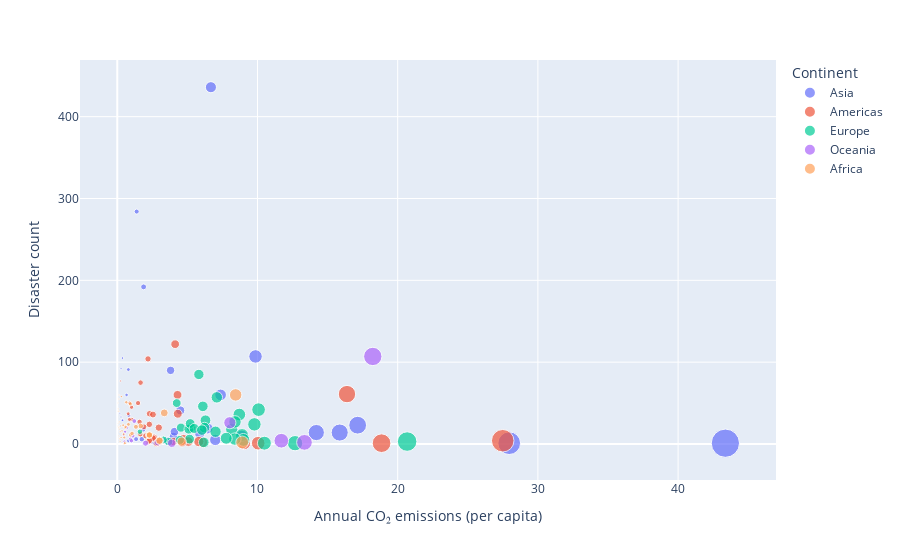

Notebook source saved alongside this figure:
### Markdown cell above
#### Bubble chart on data merged in the above notebook cell

### Code cell
import plotly.express as px

fig = px.scatter(
    merged_df, x="Annual CO₂ emissions (per capita)", 
    y="Disaster count", size="Annual CO₂ emissions (per capita)",
    color="Continent", hover_name="Country"
)
fig.show()

### Figure 1 — Plotly figure (JSON) as saved in the notebook; plotly's stock layout.template omitted (floating-point values rounded to 4 significant figures)
{"data": [{"hovertemplate": "<b>%{hovertext}</b><br><br>Continent=Asia<br>Annual CO₂ emissions (per capita)=%{marker.size}<br>Disaster count=%{y}<extra></extra>", "hovertext": ["China", "Afghanistan", "Bangladesh", "Bhutan", "Armenia", "Azerbaijan", "India", "Sri Lanka", "Indonesia", "Japan", "Mongolia", "Cyprus", "Georgia", "Israel", "Jordan", "Kazakhstan", "Cambodia", "Malaysia", "Nepal", "Thailand", "Tajikistan", "Turkey", "Uzbekistan", "Myanmar", "Lebanon", "Pakistan", "Yemen", "Oman", "Saudi Arabia", "Hong Kong", "Iraq", "Kyrgyzstan", "Maldives", "Macao", "Kuwait", "Qatar"], "legendgroup": "Asia", "marker": {"color": "#636efa", "size": [6.678, 0.2693, 0.3702, 0.7972, 1.757, 3.525, 1.383, 0.6633, 1.877, 9.86, 6.442, 6.987, 1.836, 8.883, 3.015, 14.19, 0.3577, 7.368, 0.1845, 3.802, 0.3763, 4.492, 3.831, 0.2646, 4.01, 0.7901, 0.8146, 15.86, 17.14, 5.885, 4.078, 1.341, 2.608, 2.743, 27.96, 43.37], "sizemode": "area", "sizeref": 0.1084, "symbol": "circle"}, "mode": "markers", "name": "Asia", "orientation": "v", "showlegend": true, "type": "scatter", "x": [6.678, 0.2693, 0.3702, 0.7972, 1.757, 3.525, 1.383, 0.6633, 1.877, 9.86, 6.442, 6.987, 1.836, 8.883, 3.015, 14.19, 0.3577, 7.368, 0.1845, 3.802, 0.3763, 4.492, 3.831, 0.2646, 4.01, 0.7901, 0.8146, 15.86, 17.14, 5.885, 4.078, 1.341, 2.608, 2.743, 27.96, 43.37], "xaxis": "x", "y": [436, 92, 105, 4, 6, 4, 284, 60, 192, 107, 19, 5, 18, 9, 5, 14, 29, 60, 37, 90, 29, 41, 3, 33, 9, 91, 35, 14, 23, 13, 15, 6, 3, 2, 1, 1], "yaxis": "y"}, {"hovertemplate": "<b>%{hovertext}</b><br><br>Continent=Americas<br>Annual CO₂ emissions (per capita)=%{marker.size}<br>Disaster count=%{y}<extra></extra>", "hovertext": ["Brazil", "Chile", "Argentina", "Belize", "Canada", "Colombia", "Guatemala", "Mexico", "Honduras", "Nicaragua", "Cuba", "Ecuador", "Haiti", "Jamaica", "Peru", "Panama", "El Salvador", "Uruguay", "Barbados", "Costa Rica", "Grenada", "Paraguay", "Saint Vincent and the Grenadines", "Bermuda", "Saint Lucia", "Guyana", "Trinidad and Tobago", "Suriname", "Guadeloupe", "Dominica", "Antigua and Barbuda", "Martinique", "Saint Kitts and Nevis", "Anguilla", "Sint Maarten (Dutch part)", "French Guiana"], "legendgroup": "Americas", "marker": {"color": "#EF553B", "size": [2.192, 4.314, 4.296, 1.64, 16.38, 1.66, 0.8762, 4.127, 1.017, 0.7766, 2.301, 2.285, 0.2205, 2.96, 1.481, 2.544, 1.04, 1.902, 4.711, 1.588, 2.215, 0.8659, 2.028, 9.049, 2.621, 2.545, 27.49, 3.977, 6.066, 2.283, 5.069, 5.821, 4.619, 10.05, 18.85, 2.822], "sizemode": "area", "sizeref": 0.1084, "symbol": "circle"}, "mode": "markers", "name": "Americas", "orientation": "v", "showlegend": true, "type": "scatter", "x": [2.192, 4.314, 4.296, 1.64, 16.38, 1.66, 0.8762, 4.127, 1.017, 0.7766, 2.301, 2.285, 0.2205, 2.96, 1.481, 2.544, 1.04, 1.902, 4.711, 1.588, 2.215, 0.8659, 2.028, 9.049, 2.621, 2.545, 27.49, 3.977, 6.066, 2.283, 5.069, 5.821, 4.619, 10.05, 18.85, 2.822], "xaxis": "x", "y": [104, 37, 60, 12, 61, 75, 50, 122, 45, 37, 37, 24, 77, 20, 50, 36, 30, 21, 6, 27, 3, 30, 10, 1, 8, 7, 4, 3, 2, 4, 3, 3, 2, 1, 1, 1], "yaxis": "y"}, {"hovertemplate": "<b>%{hovertext}</b><br><br>Continent=Europe<br>Annual CO₂ emissions (per capita)=%{marker.size}<br>Disaster count=%{y}<extra></extra>", "hovertext": ["Austria", "Bosnia and Herzegovina", "Bulgaria", "Spain", "France", "Greece", "Croatia", "Hungary", "Ireland", "Italy", "Norway", "Portugal", "Romania", "Slovakia", "Ukraine", "Albania", "Belgium", "Switzerland", "Germany", "Denmark", "Poland", "Sweden", "Estonia", "Lithuania", "Latvia", "Finland", "Belarus", "Slovenia", "Montenegro", "Serbia", "Luxembourg"], "legendgroup": "Europe", "marker": {"color": "#00cc96", "size": [8.162, 5.267, 6.29, 6.103, 5.819, 8.705, 4.541, 5.101, 8.899, 7.099, 8.996, 5.2, 4.239, 7.006, 6.216, 1.613, 9.78, 5.484, 10.08, 8.387, 8.395, 5.158, 12.68, 4.469, 3.658, 10.49, 6.168, 7.768, 3.291, 6.033, 20.67], "sizemode": "area", "sizeref": 0.1084, "symbol": "circle"}, "mode": "markers", "name": "Europe", "orientation": "v", "showlegend": true, "type": "scatter", "x": [8.162, 5.267, 6.29, 6.103, 5.819, 8.705, 4.541, 5.101, 8.899, 7.099, 8.996, 5.2, 4.239, 7.006, 6.216, 1.613, 9.78, 5.484, 10.08, 8.387, 8.395, 5.158, 12.68, 4.469, 3.658, 10.49, 6.168, 7.768, 3.291, 6.033, 20.67], "xaxis": "x", "y": [18, 20, 29, 46, 85, 36, 20, 18, 11, 57, 5, 25, 50, 15, 20, 15, 24, 19, 42, 6, 27, 6, 1, 5, 3, 1, 2, 7, 5, 17, 3], "yaxis": "y"}, {"hovertemplate": "<b>%{hovertext}</b><br><br>Continent=Oceania<br>Annual CO₂ emissions (per capita)=%{marker.size}<br>Disaster count=%{y}<extra></extra>", "hovertext": ["Australia", "Fiji", "New Zealand", "Vanuatu", "Tonga", "Samoa", "Solomon Islands", "New Caledonia", "Papua New Guinea", "Niue", "Kiribati", "French Polynesia", "Tuvalu", "Palau", "Wallis and Futuna"], "legendgroup": "Oceania", "marker": {"color": "#ab63fa", "size": [18.22, 1.212, 8.028, 0.4617, 1.098, 0.9428, 0.554, 13.35, 0.6829, 3.883, 0.5141, 2.907, 1.008, 11.7, 2.016], "sizemode": "area", "sizeref": 0.1084, "symbol": "circle"}, "mode": "markers", "name": "Oceania", "orientation": "v", "showlegend": true, "type": "scatter", "x": [18.22, 1.212, 8.028, 0.4617, 1.098, 0.9428, 0.554, 13.35, 0.6829, 3.883, 0.5141, 2.907, 1.008, 11.7, 2.016], "xaxis": "x", "y": [107, 28, 26, 11, 10, 6, 15, 2, 20, 1, 3, 2, 4, 4, 1], "yaxis": "y"}, {"hovertemplate": "<b>%{hovertext}</b><br><br>Continent=Africa<br>Annual CO₂ emissions (per capita)=%{marker.size}<br>Disaster count=%{y}<extra></extra>", "hovertext": ["Angola", "Burundi", "Botswana", "Central African Republic", "Madagascar", "Cameroon", "Algeria", "Ethiopia", "Guinea", "Morocco", "Mali", "Mozambique", "Malawi", "Namibia", "Nigeria", "Kenya", "Zambia", "South Africa", "Senegal", "Somalia", "Eswatini", "Uganda", "Zimbabwe", "Burkina Faso", "Mauritania", "Ghana", "Lesotho", "Egypt", "Guinea-Bissau", "Mauritius", "Chad", "Rwanda", "Seychelles", "Tunisia", "Eritrea", "Djibouti", "Sierra Leone", "Togo", "Benin", "Gabon", "Liberia", "South Sudan", "Libya", "Sao Tome and Principe"], "legendgroup": "Africa", "marker": {"color": "#FFA15A", "size": [0.9301, 0.03625, 2.229, 0.0424, 0.1107, 0.3376, 3.35, 0.07835, 0.2083, 1.666, 0.1383, 0.1195, 0.07308, 1.331, 0.6418, 0.2935, 0.2313, 8.443, 0.552, 0.05048, 0.9401, 0.1061, 0.7928, 0.1273, 0.5939, 0.417, 1.052, 2.291, 0.1527, 3.047, 0.09861, 0.06352, 4.59, 2.296, 0.1999, 0.4954, 0.1037, 0.2692, 0.4532, 3.001, 0.1983, 0.1356, 8.908, 0.5374], "sizemode": "area", "sizeref": 0.1084, "symbol": "circle"}, "mode": "markers", "name": "Africa", "orientation": "v", "showlegend": true, "type": "scatter", "x": [0.9301, 0.03625, 2.229, 0.0424, 0.1107, 0.3376, 3.35, 0.07835, 0.2083, 1.666, 0.1383, 0.1195, 0.07308, 1.331, 0.6418, 0.2935, 0.2313, 8.443, 0.552, 0.05048, 0.9401, 0.1061, 0.7928, 0.1273, 0.5939, 0.417, 1.052, 2.291, 0.1527, 3.047, 0.09861, 0.06352, 4.59, 2.296, 0.1999, 0.4954, 0.1037, 0.2692, 0.4532, 3.001, 0.1983, 0.1356, 8.908, 0.5374], "xaxis": "x", "y": [49, 40, 11, 22, 55, 16, 38, 43, 15, 22, 27, 60, 40, 21, 51, 58, 22, 60, 20, 50, 11, 40, 24, 21, 21, 23, 13, 11, 7, 4, 20, 25, 3, 11, 3, 8, 10, 8, 12, 4, 6, 18, 2, 1], "yaxis": "y"}], "layout": {"legend": {"itemsizing": "constant", "title": {"text": "Continent"}, "tracegroupgap": 0}, "margin": {"t": 60}, "xaxis": {"anchor": "y", "domain": [0, 1], "title": {"text": "Annual CO₂ emissions (per capita)"}}, "yaxis": {"anchor": "x", "domain": [0, 1], "title": {"text": "Disaster count"}}}}
